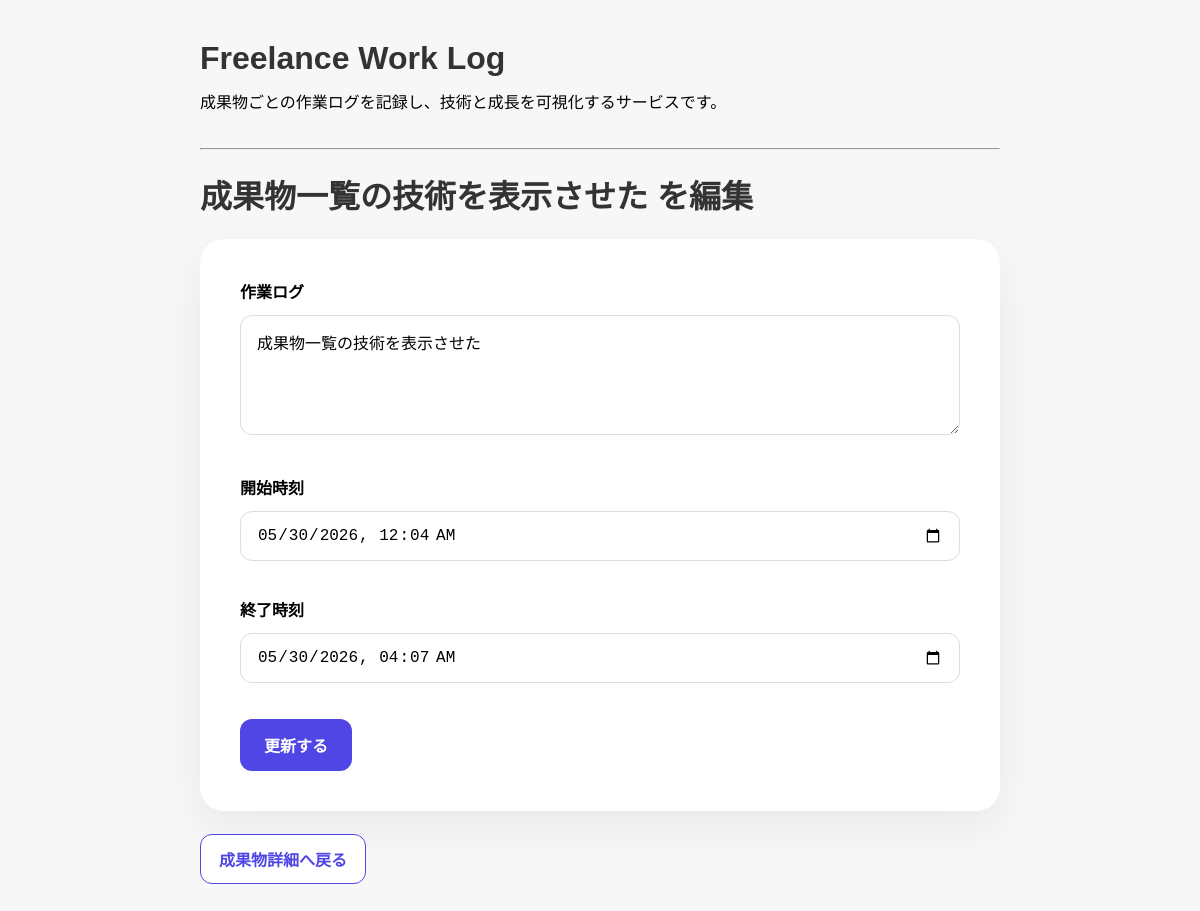
The app's page /posts-page/1/edit, older data.
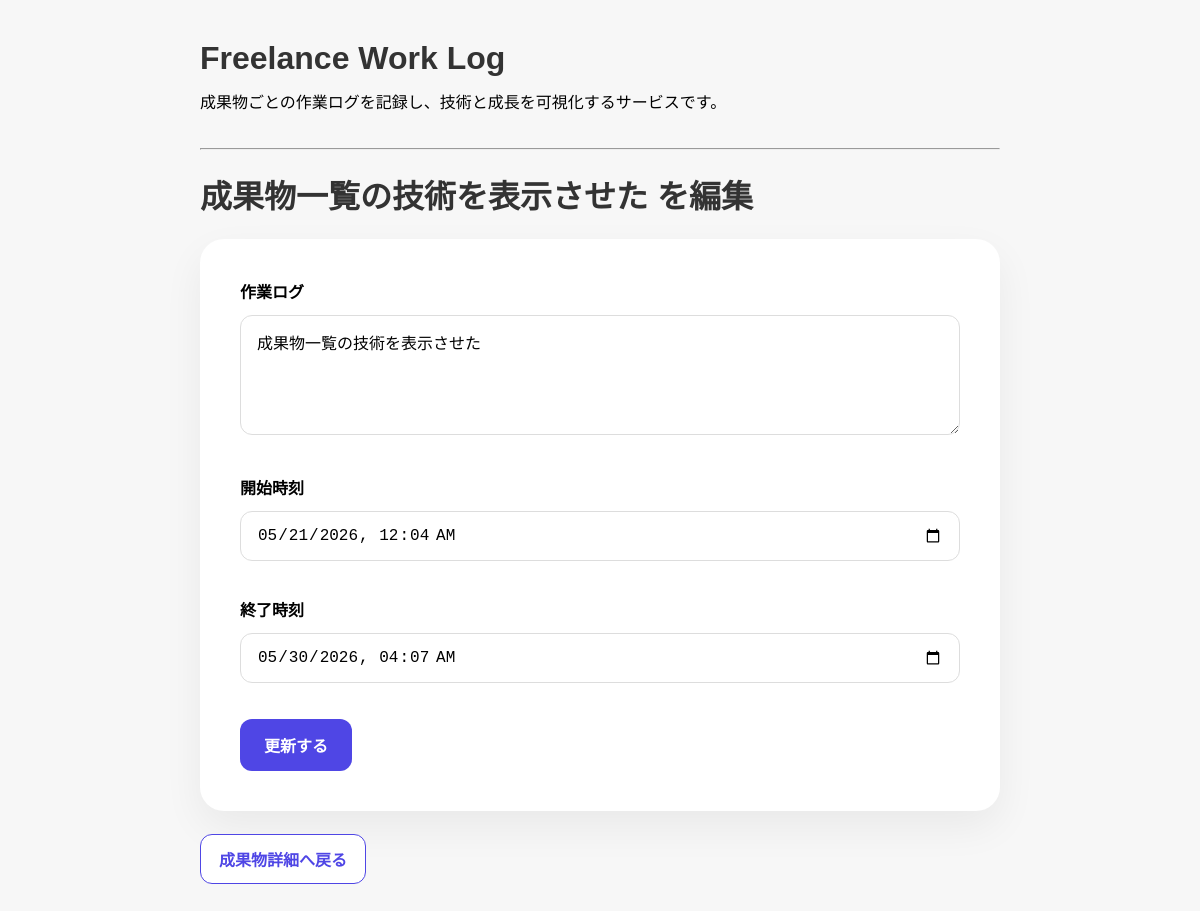
The same page, newer data.
### app/models.py (models this page shows)
class Post(Base):
    __tablename__ = "posts"
    id = Column(Integer, primary_key=True, index=True)
    title = Column(String)
    content = Column(String)
    task_type = Column(String)
    start_time = Column(DateTime)
    end_time = Column(DateTime)
    work_time_minutes = Column(Integer)
    work_id = Column(Integer, ForeignKey("works.id"))
    work = relationship(
        "Work",
        back_populates="posts"
    )
    created_at = Column(DateTime, default=datetime.now)

### app/main.py (the view)
@app.get("/posts-page/{post_id}/edit")
def edit_post_page(post_id: int, request: Request, db: Session = Depends(get_db)):
    post = db.query(models.Post).filter(models.Post.id == post_id).first()
    return templates.TemplateResponse(
        request,
        "edit_post.html",
        {"post": post}
    )

### app/templates/edit_post.html
{% extends "base.html" %}
{% block content %}
<h1>{{ post.title }} を編集</h1>
<form
  action="/posts-page/{{ post.id }}/edit"
  method="post"
  class="form-card"
>
  <div class="form-group">
    <label>作業ログ</label>
    <textarea
      class="form-textarea"
      name="content"
    >{{ post.content }}</textarea>
  </div>
  <div class="form-group">
    <label>開始時刻</label>
    <input
      class="form-input"
      type="datetime-local"
      name="start_time"
      value="{{ post.start_time.strftime('%Y-%m-%dT%H:%M') }}"
    >
  </div>
  <div class="form-group">
    <label>終了時刻</label>
    <input
      class="form-input"
      type="datetime-local"
      name="end_time"
      value="{{ post.end_time.strftime('%Y-%m-%dT%H:%M') }}"
    >
  </div>
  <button
    type="submit"
    class="primary-button"
  >
    更新する
  </button>
</form>
<a href="/works-page/{{ post.work_id }}" class="btn-back">
  成果物詳細へ戻る
</a>
{% endblock %}

Row changes from the older to the newer data that the page shows:
changed Post "成果物一覧の技術を表示させた": start_time "05/30/2026 00:04" → "05/21/2026 00:04"
